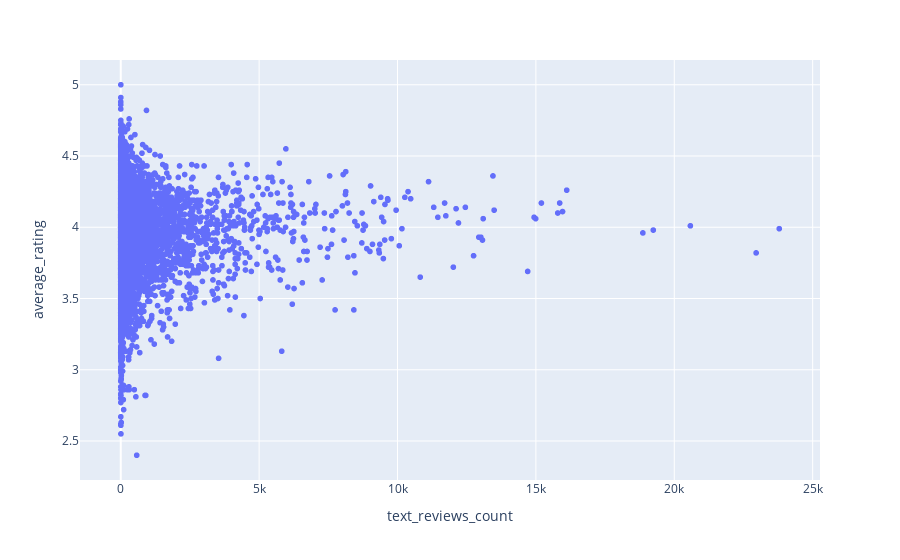

Notebook source saved alongside this figure:
### Code cell
fig3 = px.scatter(df2, x="text_reviews_count", y="average_rating")
fig3.show()

### Figure 1 — Plotly figure (JSON) as saved in the notebook; plotly's stock layout.template omitted (floating-point values rounded to 4 significant figures; data arrays with more than 128 entries replaced by an {"elided": "..."} marker saying what was removed)
{"data": [{"hovertemplate": "text_reviews_count=%{x}<br>average_rating=%{y}<extra></extra>", "legendgroup": "", "marker": {"color": "#636efa", "symbol": "circle"}, "mode": "markers", "name": "", "showlegend": false, "type": "scattergl", "x": {"elided": "10457 int values"}, "xaxis": "x", "y": {"elided": "10457 float values"}, "yaxis": "y"}], "layout": {"legend": {"tracegroupgap": 0}, "margin": {"t": 60}, "xaxis": {"anchor": "y", "domain": [0, 1], "title": {"text": "text_reviews_count"}}, "yaxis": {"anchor": "x", "domain": [0, 1], "title": {"text": "average_rating"}}}}
